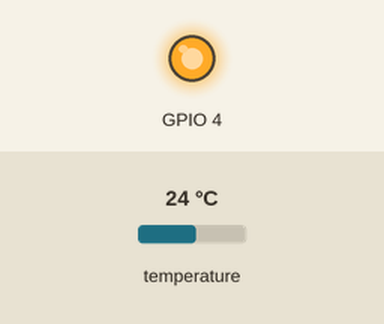
This sketch was run on a simulated ESP8266 (NodeMCU). Parts: output pins drawn as LEDs (lit = HIGH). The test bench sets the inputs (shaded band); at power-on: temperature 24 °C. WiFi joins after 1.5 s; servers stay silent unless stated; storage starts empty; what the sketch prints to the serial monitor is not drawn.

Above: at 17.4 s.
17.5 s: temperature set to 25.1 °C
19.2 s: temperature set to 26.1 °C
At 21.1 s:
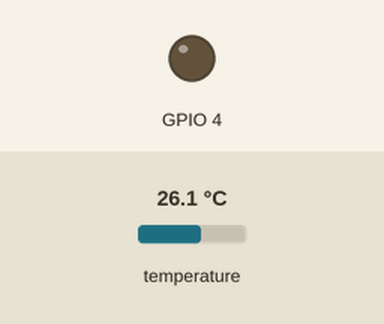
21.5 s: temperature set to 25.1 °C
23.2 s: temperature set to 23.7 °C
At 25.3 s:
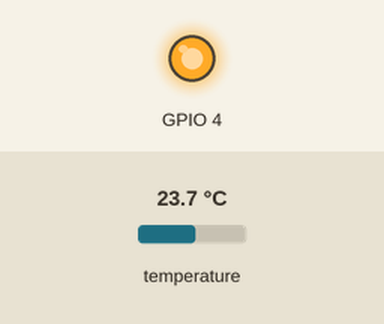
Timing chart, 0 to 26.5 s (numbered marks = the images above; inputs shaded):
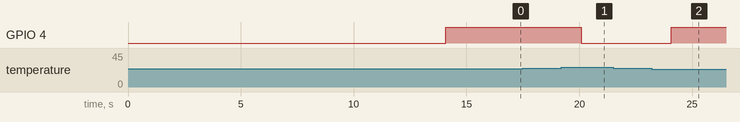

The sketch:

brunostat.ino
```cpp
/*
 Name:		brunostat.ino
 Created:	9/5/2016 11:03:34 PM
 Author:	zoli
*/

/*********
Baed on:

Rui Santos
Complete project details at http://randomnerdtutorials.com
*********/

// the setup function runs once when you press reset or power the board
/*
#include <DallasTemperature.h>
#include <OneWire.h>
#include <WiFiUdp.h>
#include <WiFiServer.h>
#include <WiFiClientSecure.h>
#include <WiFiClient.h>
#include <ESP8266WiFiType.h>
#include <ESP8266WiFiSTA.h>
#include <ESP8266WiFiScan.h>
#include <ESP8266WiFiMulti.h>
#include <ESP8266WiFiGeneric.h>
#include <ESP8266WiFiAP.h>
#include <ESP8266WiFi.h>
*/


// Including the ESP8266 WiFi library
#include <user_interface.h>
#include <ESP8266WiFi.h>
#include <OneWire.h>
#include <DallasTemperature.h>

#include <FS.h>

// Replace with your network details
const char* ssid = "RI-DENT";
const char* password = "nd37tUONpRkt9TfcFUB6";
const int settemp = 250;
const int upper_th= 5;
const int lower_th= 5;

// Data wire is plugged into pin D1 on the ESP8266 12-E - GPIO 5
#define ONE_WIRE_BUS 5

WiFiClient client;
float CurrentTemp;
int SetTemp;
os_timer_t ThermoTimer;
bool Heat;

// Setup a oneWire instance to communicate with any OneWire devices (not just Maxim/Dallas temperature ICs)
OneWire oneWire(ONE_WIRE_BUS);

// Pass our oneWire reference to Dallas Temperature.
DallasTemperature DS18B20(&oneWire);
char temperatureCString[6];
bool IsProcessTemp;

// Web Server on port 80
WiFiServer server(80);


void getTemperature()
{
  //float tempC;
  int i;
  strncpy(temperatureCString, "N/A", 6);
  for(i=0;i<10;i++)
  {
    DS18B20.requestTemperatures();
    CurrentTemp = DS18B20.getTempCByIndex(0);
    if(CurrentTemp != 85.0 && CurrentTemp != (-127.0))
    {
      dtostrf(CurrentTemp, 2, 2, temperatureCString);
      break;
    }
    delay(100);
  }
}


void ThermoTimerCallback(void *pArg)
{
  // getTemperature();
  IsProcessTemp= true;
}


// only runs once on boot
void setup()
{
  // Initialize relay output
  pinMode(4, OUTPUT);
  digitalWrite(4, 0);
  Heat = false;

	// Initializing serial port for debugging purposes
	Serial.begin(115200);
	delay(10);

  SPIFFS.begin();


	DS18B20.begin(); // IC Default 9 bit. If you have troubles consider upping it 12. Ups the delay giving the IC more time to process the temperature measurement

					 // Connecting to WiFi network
	Serial.println();
	Serial.print("Connecting to ");
	Serial.println(ssid);

	WiFi.begin(ssid, password);

	while (WiFi.status() != WL_CONNECTED) {
		delay(500);
		Serial.print(".");
	}
	Serial.println("");
	Serial.println("WiFi connected");

	// Starting the web server
	server.begin();
	Serial.println("Web server running. Waiting for the ESP IP...");

  getTemperature();
  SetTemp = settemp;
  IsProcessTemp = false;

	delay(10000);

	// Printing the ESP IP address
	Serial.println(WiFi.localIP());
  os_timer_setfn(&ThermoTimer, ThermoTimerCallback, NULL);
  os_timer_arm(&ThermoTimer, 1000, true);
}


void httpSendOkHeader()
{
  client.println("HTTP/1.1 200 OK");
  client.println("Content-Type: text/html");
  client.println("Connection: close");
  client.println();
}

void httpSendErr()
{
  client.println("HTTP/1.1 404 Not Found");
  client.println("Content-Type: text/html");
  client.println("Connection: close");
  client.println();
  client.println("<!DOCTYPE HTML>");
  client.println("<html>");
  client.println("<head><link rel=\"icon\" href=\"about:blank\"></head><body></body></html>");
}

void httpSendTemp()
{
  Serial.println("Sending header");
  httpSendOkHeader();
  Serial.println("Header sent");
  client.println("<!DOCTYPE HTML>");
  client.println("<html>");
  client.println("<head><link rel=\"icon\" href=\"about:blank\"><meta http-equiv=\"refresh\" content=\"10\" /></head>");
  client.println("<body bgcolor=\"" + String(Heat ? "red" : "green") + "\" >");
  client.println("<p style=\"font-family:courier,'courier new',monospace;font-size: 4em;font-weight: bold;margin: 0px 0px 0px 0px;\">");
  client.println(temperatureCString);
  client.println("</p></body></html>");
}

void httpSendSetTemp()
{
  httpSendOkHeader();
  client.println("<!DOCTYPE HTML>");
  client.println("<html>");
  client.println("<head><link rel=\"icon\" href=\"about:blank\"></head><body><p id=\"ret_temp\">" + String(SetTemp) + "</p></body></html>");
}

void httpSendMain()
{
  httpSendOkHeader();
  client.println("<!DOCTYPE HTML>");
  client.println("<html>");
  client.println("<head><link rel=\"icon\" href=\"about:blank\"></head><body>");
  client.println("<p style=\"font-family:courier,'courier new',monospace;font-size: 2em;font-weight: bold; text-align:center; margin: 0px 0px 0px 0px;\">BrunoStat</p>");
  client.println("<iframe id=\"ct_frame\" height=\"90\" width=\"210\" src=\"/currenttemp\" frameBorder=\"0\" scrolling=\"no\" style=\"margin: auto; display: block;\"></iframe>");
  client.println("<iframe id=\"st_frame\" height=\"0\" width=\"0\" src=\"/settemp\" style=\"visibility:hidden;display:none\" onload=\"get_target_temp();\"></iframe>");
  client.println("<center><form style=\"padding-top: 10px;\">");
  client.println("<input type=\"text\" id=\"set_temp\" value=\"\" size=\"4\" style=\"font-weight: bold; text-align:center;\" /><b>&deg;C</b>");
  client.println("<input type=\"button\" name=\"btn_up\" value=\"&#x25B2;\" onclick=\"change_temp(5);\" />");
  client.println("<input type=\"button\" name=\"btn_down\" value=\"&#x25BC;\" onclick=\"change_temp(-5);\" />");
  client.println("<input type=\"button\" name=\"btn_set\" value=\"SET\" onclick=\"set_desired_temp();\" />");
  client.println("</form></center>");
  client.println("<script type=\"text/javascript\">");
  client.println("function get_temp_value() {");
  client.println("var temp_box = document.getElementById('set_temp');");
  client.println("return parseInt(temp_box.value.replace('.','')); }");
  client.println("function set_temp_value(value) {");
  client.println("var temp_box = document.getElementById('set_temp');");
  client.println("temp_box.value = value.substr(0,value.length-1) + '.' + value.substr(value.length-1,1); }");
  client.println("function change_temp(value) {");
  client.println("var temp_int = get_temp_value();");
  client.println("set_temp_value((temp_int + value).toString()); }");
  client.println("function set_desired_temp() {");
  client.println("document.getElementById('st_frame').src = '/settemp=' + document.getElementById('set_temp').value.replace('.',''); }");
  client.println("function get_target_temp() {");
  client.println("var target_frame = document.getElementById('st_frame');");
  client.println("var temp_box = document.getElementById('set_temp');");
  client.println("var win = target_frame.contentWindow;");
  client.println("var doc = target_frame.contentDocument? target_frame.contentDocument: target_frame.contentWindow.document;");
  client.println("var ret_temp = doc.getElementById('ret_temp');");
  client.println("set_temp_value(ret_temp.innerHTML.replace(' ','')); }");
  client.println("</script>");
  client.println("</body></html>");
}

// runs over and over again
void loop()
{
  String httpMethod;
  String httpRequest;
  float tempC;
  int paramsindex;
  String httpParam;
  int intCurrTemp;
  // Termosthat function
  if(IsProcessTemp)
  {
    // read temerature
    getTemperature();
    // convert temperature to 0.1 deg C integer format
    intCurrTemp = (int)(CurrentTemp * 10);
    if(intCurrTemp < SetTemp - lower_th)
    {
      digitalWrite(4, 1);
      Heat = true;
    }
    if(intCurrTemp > SetTemp + upper_th)
    {
      digitalWrite(4, 0);
      Heat = false;
    }
    IsProcessTemp = false;
  }
	// Listenning for new clients
	client = server.available();

	if (client)
	{
    Serial.println("New client");
		// bolean to locate when the http request ends
		boolean blank_line = true;
		while (client.connected())
		{
		  if (client.available())
		  {
        httpMethod = client.readStringUntil(' ');
        httpRequest = client.readStringUntil(' ');
        paramsindex = httpRequest.indexOf("=");
        httpParam = "";
        if (paramsindex != -1)
        {
          httpParam = httpRequest.substring(paramsindex + 1, httpRequest.length());
          httpRequest = httpRequest.substring(0, paramsindex);
        }

        client.readStringUntil('\r'); // the HTTP/1.1 text, can be ignored
        Serial.println(httpRequest);
        Serial.println(httpParam);
        client.flush();
        if(httpRequest == "/")
        {
            httpSendMain();
            break;
        }
        if(httpRequest == "/currenttemp")
        {
            httpSendTemp();
            break;
        }
        if(httpRequest == "/settemp")
        {
          if(httpParam != "")
          {
            SetTemp = httpParam.toInt();
          }
          httpSendSetTemp();
          break;
        }
        httpSendErr();
				break;
			}
		}
		// closing the client connection
		delay(1);
		// client.flush();
		client.stop();
		Serial.println("Client disconnected.");
	}
}
```

Measured:
- the behaviour switches between 25.6 and 25.7 °C on temperature (found by bisection; images 0 and 1)
- the behaviour switches between 24.5 and 24.4 °C on temperature (found by bisection; images 1 and 2)
- after the input at 17.5 s, every drawn part: stays the same
- after the input at 19.2 s, GPIO 4: HIGH → LOW after 0.88 s
- after the input at 21.5 s, every drawn part: stays the same
- after the input at 23.2 s, GPIO 4: LOW → HIGH after 0.88 s
